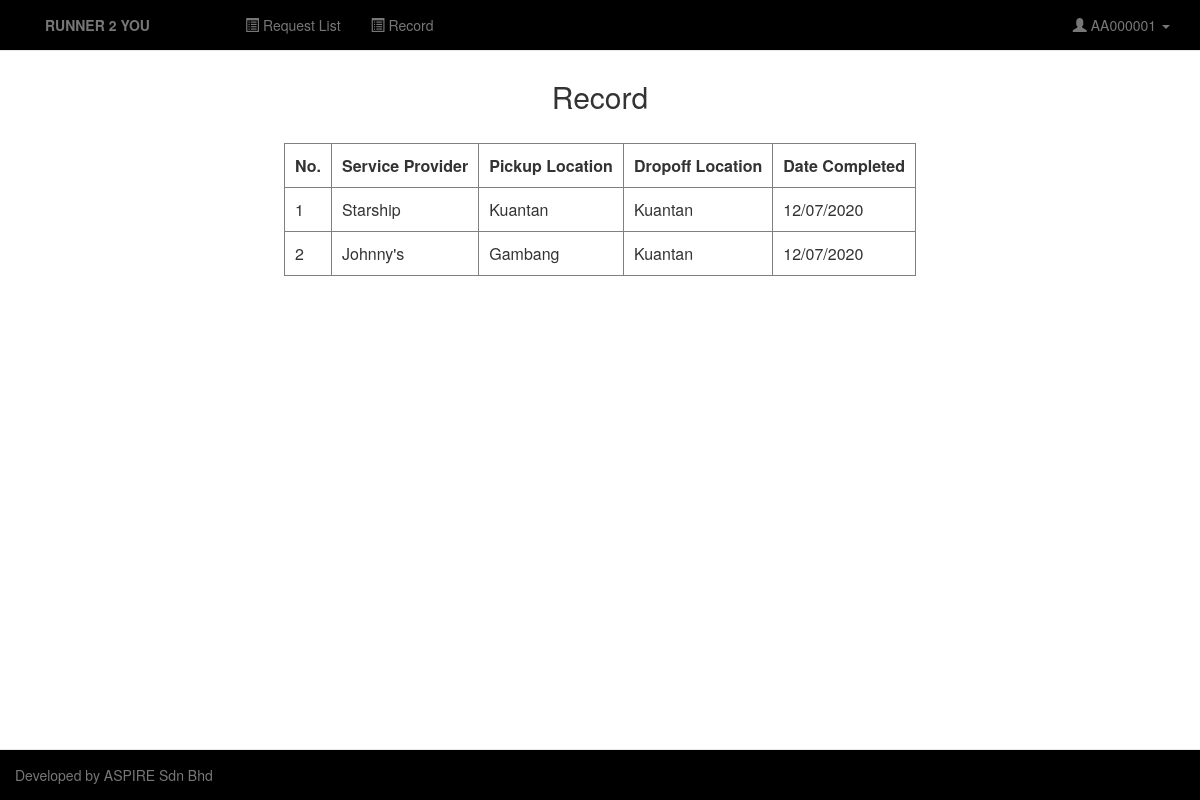
The app's page /Application Layer/view/R_View/R_Report.php (signed in) with its own data.
### tables this page shows
CREATE TABLE `Delivery` (
  `order_id` varchar(12) NOT NULL,
  `r_account_id` varchar(8) NOT NULL,
  `date` varchar(20) NOT NULL
);

CREATE TABLE `Account` (
  `account_id` varchar(8) NOT NULL,
  `account_type` varchar(20) NOT NULL,
  `name` varchar(100) NOT NULL,
  `contact_no` varchar(15) NOT NULL,
  `email` varchar(30) NOT NULL,
  `password` varchar(15) NOT NULL,
  `status` varchar(10) NOT NULL
);

### Business Services Layer/controller/R_Controller/R_TrackingController.php (called while the page is built)
<?php
require_once '../../../Business Services Layer/model/R_Model/R_TrackingModel.php';
class R_TrackingController{
  function viewAllReport($id){
    $report = new R_TrackingModel();
    return $report->getAllReport($id);
  }
}
?>

### Business Services Layer/model/R_Model/R_TrackingModel.php (called while the page is built, shortened)
<?php
class R_TrackingModel{
  function connect(){
    $pdo = new PDO('mysql:host=localhost;dbname=R2U', 'root', '');
    $pdo->setAttribute(PDO::ATTR_ERRMODE, PDO::ERRMODE_EXCEPTION);
    return $pdo;
  }
  function getAllReport($id){
    $sql = "SELECT * FROM `Delivery` inner join `Order List` on Delivery.order_id=`Order List`.`order_id` inner join `Account` on `Account`.account_id=`Order List`.`sp_account_id` inner join `Service Provider` on `Service Provider`.account_id=`Order List`.sp_account_id where `Delivery`.r_account_id='$id'";
    $stmt = R_TrackingModel::connect()->prepare($sql);
    $stmt->execute();
    return $stmt;
  }
}
?>

### Application Layer/view/R_View/R_Report.php (the view, shortened to what this page needs)
<?php
require_once '../../../Business Services Layer/controller/R_Controller/R_TrackingController.php';
$report = new R_TrackingController();
$rAccountID = $_SESSION['account_id'];
$data = $report->viewAllReport($rAccountID);
?>
<html>
<head>
  <link rel="stylesheet" href="../../../css/bootstrap.css">
</head>
<body>
  <nav class="navbar navbar-default navbar-fixed-top" style="background:#000">
    <div class="container">
      <ul class="nav navbar-nav navbar-left">
        <li><a href="R_Home.php" style="width:200px"><strong>RUNNER 2 YOU</strong></a></li>
        <li><a href="R_Home.php"><span class="glyphicon glyphicon-list-alt"></span> Request List</a></li>
        <li><a href="R_Report.php"><span class="glyphicon glyphicon-list-alt"></span> Record</a></li>
      </ul>
      <ul class="nav navbar-nav navbar-right">
        <li class="dropdown">
          <a class="dropdown-toggle" data-toggle="dropdown" href="#"><span class="glyphicon glyphicon-user"></span> <?=$rAccountID?>
          <span class="caret"></span></a>
        </li>
      </ul>
    </div>
  </nav>
  <br><br><br>
    <center><h2>Record</h2><br>
        <table id="table1" border="1px solid black">
          <tr>
            <th>No.</th>
            <th>Service Provider</th>
            <th>Pickup Location</th>
            <th>Dropoff Location</th>
            <th>Date Completed</th>
          </tr>
          <?php
          $i=0;
          foreach ($data as $row){
            $i++;
            echo "<tr>
            <td>".$i."</td>
            <td>".$row['name']."</td>
            <td>".$row['address']."</td>
            <td>".$row['dropoff_location']."</td>
            <td>".$row['date']."</td>
          </tr>";
          }
          ?>
        </table>
    </center>
  <nav class="navbar navbar-default navbar-fixed-bottom" style="background:black">
    <ul class="nav navbar-nav navbar-left">
      <li><a> Developed by ASPIRE Sdn Bhd</a></li>
    </ul>
  </nav>
  </body>
</html>

### Application Layer/view/R_View/R_Report.php (style rules this page uses)
th, td { padding: 10px; }

### records on screen
delivery: account.name "Starship", service provider.address "Kuantan", order_id.dropoff_location "Kuantan", date "12/07/2020"
delivery: account.name "Johnny's", service provider.address "Gambang", order_id.dropoff_location "Kuantan", date "12/07/2020"

### other values on screen
$rAccountID "AA000001"
